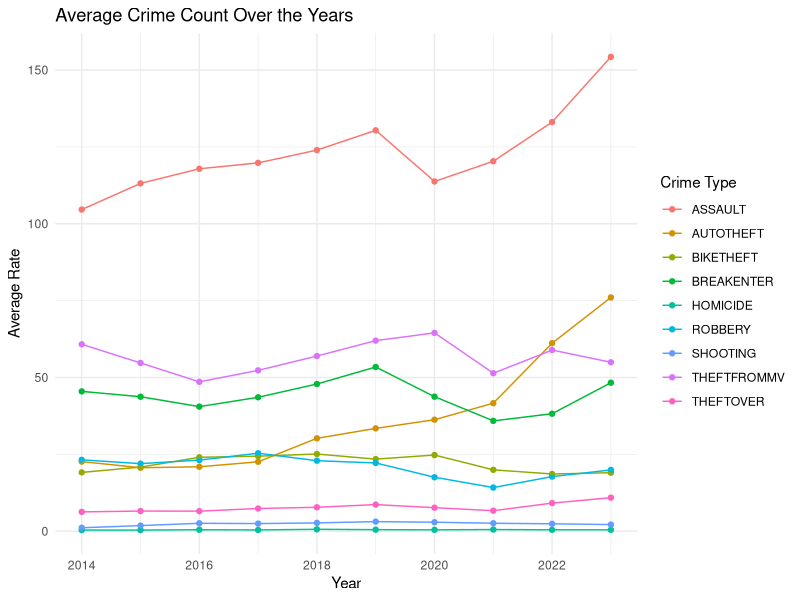
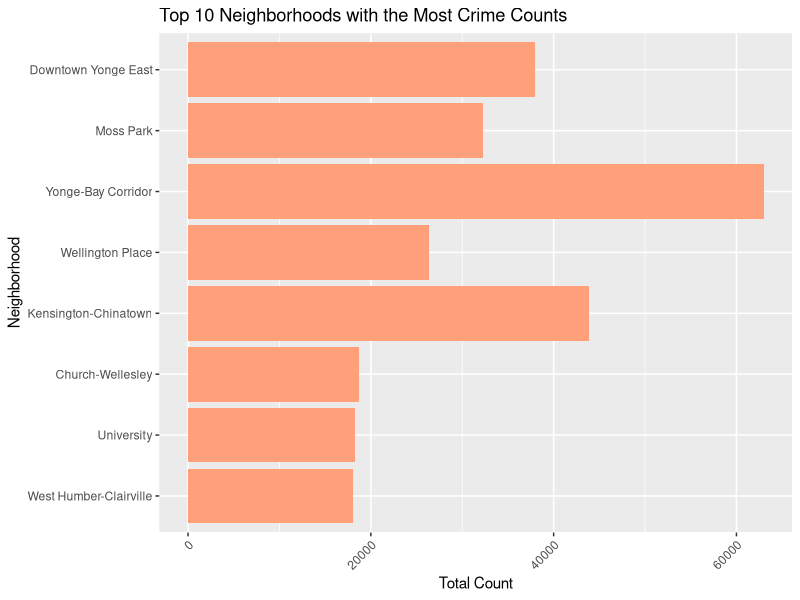

R code for these plots, in order:
## ---- chunk 1
#| include: false
#| warning: false
#| message: false

library(tidyverse)
library(reshape2)
## ---- chunk 2
#| fig-cap: Average crime count by type over the years
#| echo: false
#| warning: false

# Scatter plot showing trend of crime types over the years

crime_type_averages <-
  read_csv(here::here("outputs/data/crime_type_averages.csv"))

ggplot(
  crime_type_averages,
  aes(
    x = as.numeric(Year),
    y = Average,
    color = Crime_Type,
    group = Crime_Type
  )
) +
  geom_point() +
  geom_line() +
  labs(
    title = "Average Crime Count Over the Years",
    x = "Year",
    y = "Average Rate",
    color = "Crime Type"
  ) +
  theme_minimal()
## ---- chunk 3
#| echo: false
#| eval: true
#| label: tfig-cap
#| fig-cap: "10 least safe neighborhoods by total crime count (2014-2023)"
#| warning: false

crime_data_cleaned_neighbourhood <-
  read_csv(here::here("outputs/data/crime_data_cleaned_neighbourhood.csv"))

# Sort data by Total_Count 
crime_data <-
  crime_data_cleaned_neighbourhood[order(crime_data_cleaned_neighbourhood$Total_Count, decreasing = TRUE),]

#10 neighborhoods with the most crime counts
top_10_most <- head(crime_data, 10)

# Bar plot for the top 10 neighborhoods with the most crime counts
ggplot(top_10_most, aes(x = reorder(AREA_NAME, Total_Count), y = Total_Count)) +
  geom_bar(stat = "identity", fill = "lightsalmon") +
  labs(title = "Top 10 Neighborhoods with the Most Crime Counts",
       x = "Neighborhood",
       y = "Total Count") +
  theme(axis.text.x = element_text(angle = 45, hjust = 1)) +
  coord_flip()
## ---- chunk 4

 
